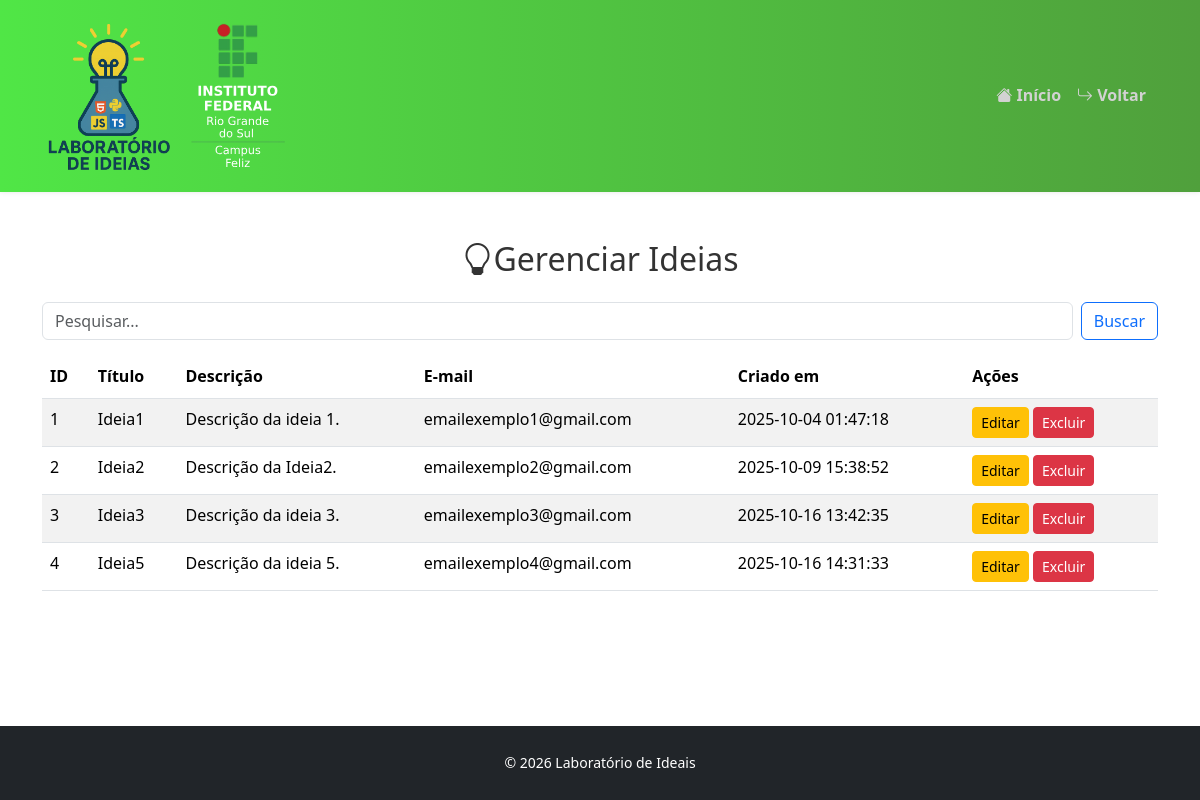
/manage.php, run on the app's committed database.
### tables this page shows
CREATE TABLE `ideias` (
  `id` int(11) NOT NULL,
  `titulo` varchar(150) NOT NULL,
  `descricao` text NOT NULL,
  `email` varchar(100) NOT NULL,
  `created_at` datetime NOT NULL DEFAULT current_timestamp()
);

### manage.php (the view, shortened to what this page needs)
<?php
require_once 'db.php';
$search = isset($_GET['search']) ? $conn->real_escape_string($_GET['search']) : '';
$sql = "SELECT * FROM ideias";
$result = $conn->query($sql);
?>
<!DOCTYPE html>
<html lang="pt-br">
<head>
  <link href="https://cdn.jsdelivr.net/npm/bootstrap@5.3.5/dist/css/bootstrap.min.css" rel="stylesheet">
  <link href="assets/css/style.css" rel="stylesheet">
  <link rel="stylesheet" href="https://cdn.jsdelivr.net/npm/bootstrap-icons@1.13.1/font/bootstrap-icons.min.css">
</head>
<body>
  <nav class="navbar navbar-expand-lg navbar-light bg-light">
    <div class="container">
      <a class="navbar-brand" href="#">
        <img src="assets/img/logo.png" alt="Logo Lab Ideias" height="80">
      </a>
      <a class="navbar-brand" href="#">
        <img src="assets/img/ifrs-logo.svg" alt="Logo IFRS" height="80">
      </a>
      <div class="collapse navbar-collapse" id="navbarNav">
        <ul class="navbar-nav ms-auto">
          <li class="nav-item">
            <a class="nav-link" href="index.php">
              <i class="bi bi-house-fill"></i> Início
            </a>
          </li>
          <li class="nav-item">
            <a class="nav-link" href="dashboard.php">
              <i class="bi bi-arrow-return-right"></i> Voltar
            </a>
          </li>
        </ul>
      </div>
    </div>
  </nav>
  <main class="container py-5">
    <h2 class="text-center mb-4"><i class="bi bi-lightbulb"></i>Gerenciar Ideias</h2>
    <form class="d-flex mb-3" method="get">
      <input class="form-control me-2" type="search" name="search"
             value="<?php echo htmlspecialchars($search); ?>" placeholder="Pesquisar...">
      <button class="btn btn-outline-primary" type="submit">Buscar</button>
    </form>
    <table class="table table-striped">
      <thead>
        <tr>
          <th>ID</th>
          <th>Título</th>
          <th>Descrição</th>
          <th>E-mail</th>
          <th>Criado em</th>
          <th>Ações</th>
        </tr>
      </thead>
      <tbody>
        <?php while ($row = $result->fetch_assoc()): ?>
        <tr>
          <td><?php echo $row['id']; ?></td>
          <td><?php echo htmlspecialchars($row['titulo']); ?></td>
          <td><?php echo htmlspecialchars($row['descricao']); ?></td>
          <td><?php echo htmlspecialchars($row['email']); ?></td>
          <td><?php echo $row['created_at']; ?></td>
          <td>
            <a href="edit.php?id=<?php echo $row['id']; ?>" class="btn btn-sm btn-warning">Editar</a>
            <a href="manage.php?delete=<?php echo $row['id']; ?>"
               class="btn btn-sm btn-danger"
               onclick="return confirm('Excluir ideia?');">Excluir</a>
          </td>
        </tr>
        <?php endwhile; ?>
      </tbody>
    </table>
  </main>
  <?php include 'footer.php'; ?>
</body>
</html>

### assets/css/style.css (style rules this page uses)
body { margin: 0; padding: 0; font-family: 'Segoe UI', Tahoma, Geneva, Verdana, sans-serif; line-height: 1.6; color: #333; }
nav { background: linear-gradient(to right, rgb(80, 230, 70), rgb(80, 160, 60)); box-shadow: 0 0 5px rgba(0, 0, 0, 0.1); }
nav .container { display: flex; align-items: center; justify-content: space-between; padding: 0.5rem 1rem; }
.navbar-brand img { max-height: 150px; height: auto; }
.navbar { display: flex; align-items: center; gap: 1rem; }
.nav-link { font-weight: 600; color: rgb(210, 210, 210); transition: color 0.3s ease, text-shadow 0.3s ease; }

### manage.php (style rules this page uses)
html, body { height: 100%; }
body { display: flex; flex-direction: column; }
main { flex: 1; }

### data on the page
ideias: id "1", titulo "Ideia1", descricao "Descrição da ideia 1.", email "emailexemplo1@gmail.com", created_at "2025-10-04 01:47:18"
ideias: id "2", titulo "Ideia2", descricao "Descrição da Ideia2.", email "emailexemplo2@gmail.com", created_at "2025-10-09 15:38:52"
ideias: id "3", titulo "Ideia3", descricao "Descrição da ideia 3.", email "emailexemplo3@gmail.com", created_at "2025-10-16 13:42:35"
ideias: id "4", titulo "Ideia5", descricao "Descrição da ideia 5.", email "emailexemplo4@gmail.com", created_at "2025-10-16 14:31:33"
